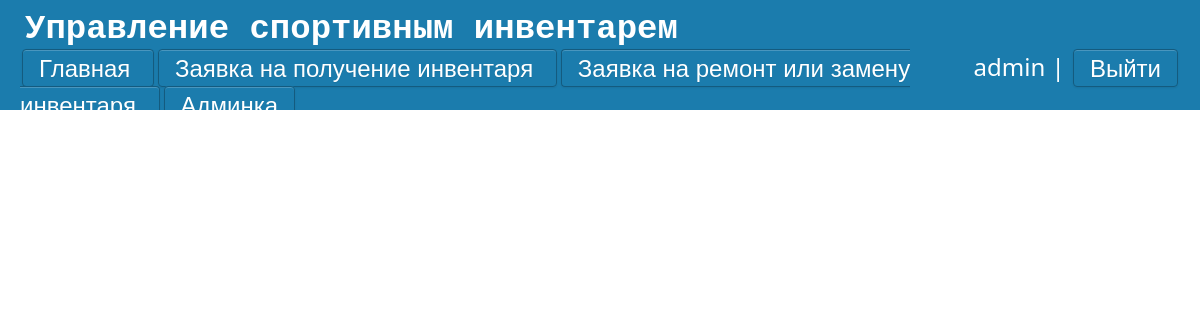
The app's page /console/edit-inventory/87/ (signed in), older data.
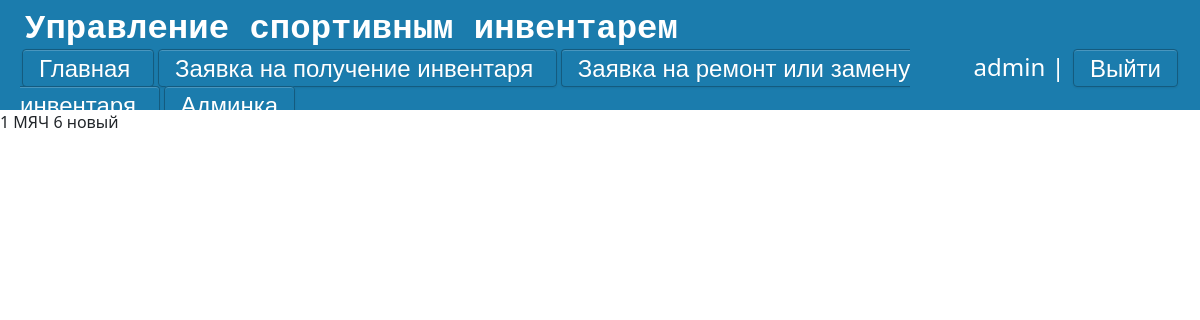
The same page, newer data.
### main/models.py (models this page shows, shortened)
class Goods(models.Model):
    CONDITION_CHOICES = [
        ('новый', 'новый'),
        ('использованный', 'использованный'),
        ('сломанный', 'сломанный'),
    ]
    goods = models.CharField('Название', max_length=30)
    count = models.IntegerField('Количество')
    rented_count = models.IntegerField('Взято', default=0)
    condition = models.CharField('Состояние', max_length=20, choices=CONDITION_CHOICES)
    description = models.TextField('Описание', blank=True, null=True)
    created_at = models.DateTimeField('Добавлено', default=timezone.now)
    updated_at = models.DateTimeField('Обновлено', auto_now=True)
    class Meta:
        verbose_name = "Инвентарь"
        verbose_name_plural = "Инвентарь"

### main/views.py (the view)
# urls.py: path('console/edit-inventory/<int:post_id>/', views.Update_inventory, name="Update_inventory"),
def Update_inventory(request,post_id):
    if request.user.is_superuser:
        g = list(Goods.objects.filter(pk=post_id))
        return render(request, 'admin/update_inventory.html', {'g': g})
    else:
        return render(request, 'admin/Error.html')

### main/templates/admin/update_inventory.html (shortened to what this page needs)
{% extends 'main/layout.html' %}
{% block script %}
    <link rel="stylesheet" href="https://cdn.jsdelivr.net/npm/flatpickr/dist/flatpickr.min.css">
{% endblock %}
{% block content %}
    {% if request.user.is_authenticated %}
            <div>
                {% for el in g %}
                            {{ forloop.counter }}
                            {{el.goods}}
                            {{el.count}}
                            {{el.condition}}
                {% endfor %}
            </div>
    {% else %}
        <p class = 'enter_or_reg'>Войдите или зарегистрируйтесь</p>
    {% endif %}
{% endblock %}

Row changes from the older to the newer data that the page shows:
added Goods: goods "МЯЧ", count "6", condition "новый"
